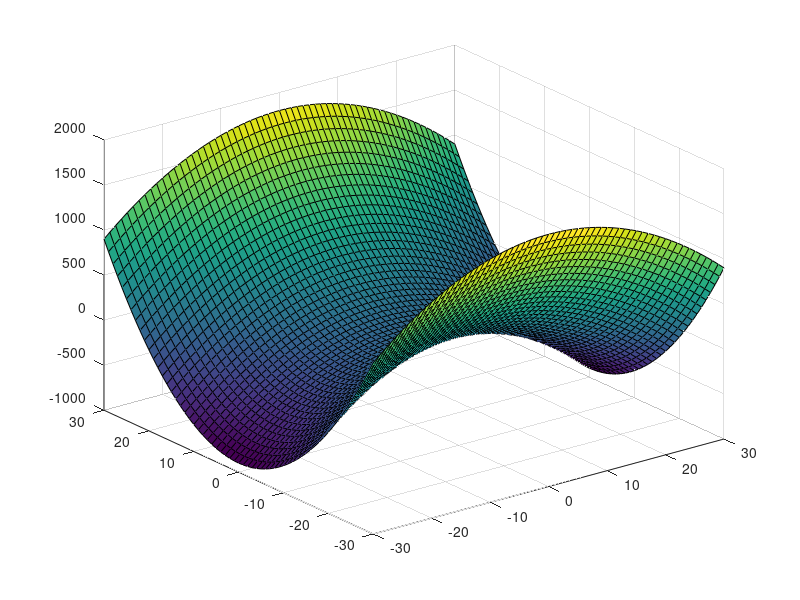

MATLAB code to generate this figure:
clear all; clc; close all;

x1=-30:1:30;
x2=-30:1:30;
f=2*x1.^2-x1.^2;

for kk=1:length(x1)
    for jj=1:length(x2)
        P(kk,jj)=2*x1(kk)^2-x2(jj)^2;
    end
end

figure
surf(x1,x2,P)